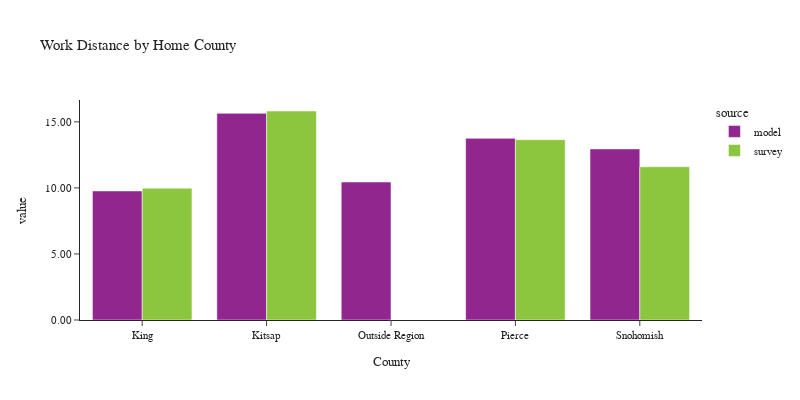

The notebook cell saved with this chart:
### Code cell
plot_work_location(df_workers, 'CountyName_home', 'Home County', 'County')

### Figure 1 — Plotly figure (JSON) as saved in the notebook; plotly's stock layout.template omitted (floating-point values rounded to 4 significant figures)
{"data": [{"alignmentgroup": "True", "customdata": [[1260044], [120479], [1], [410836], [432132]], "hovertemplate": "source=model<br>CountyName_home=%{x}<br>value=%{y}<br>sample count=%{customdata[0]}<extra></extra>", "legendgroup": "model", "marker": {"color": "#91268F", "pattern": {"shape": ""}}, "name": "model", "offsetgroup": "model", "orientation": "v", "showlegend": true, "textposition": "auto", "type": "bar", "x": ["King", "Kitsap", "Outside Region", "Pierce", "Snohomish"], "xaxis": "x", "y": [9.77, 15.65, 10.45, 13.75, 12.95], "yaxis": "y"}, {"alignmentgroup": "True", "customdata": [[2119], [129], [295], [280]], "hovertemplate": "source=survey<br>CountyName_home=%{x}<br>value=%{y}<br>sample count=%{customdata[0]}<extra></extra>", "legendgroup": "survey", "marker": {"color": "#8CC63E", "pattern": {"shape": ""}}, "name": "survey", "offsetgroup": "survey", "orientation": "v", "showlegend": true, "textposition": "auto", "type": "bar", "x": ["King", "Kitsap", "Pierce", "Snohomish"], "xaxis": "x", "y": [9.982, 15.82, 13.65, 11.6], "yaxis": "y"}], "layout": {"barmode": "group", "font": {"size": 11}, "height": 400, "legend": {"title": {"text": "source"}, "tracegroupgap": 0}, "title": {"text": "Work Distance by Home County"}, "width": 800, "xaxis": {"anchor": "y", "domain": [0.0, 1.0], "title": {"text": "County"}}, "yaxis": {"anchor": "x", "domain": [0.0, 1.0], "tickformat": ".2f", "title": {"text": "value"}}}}
